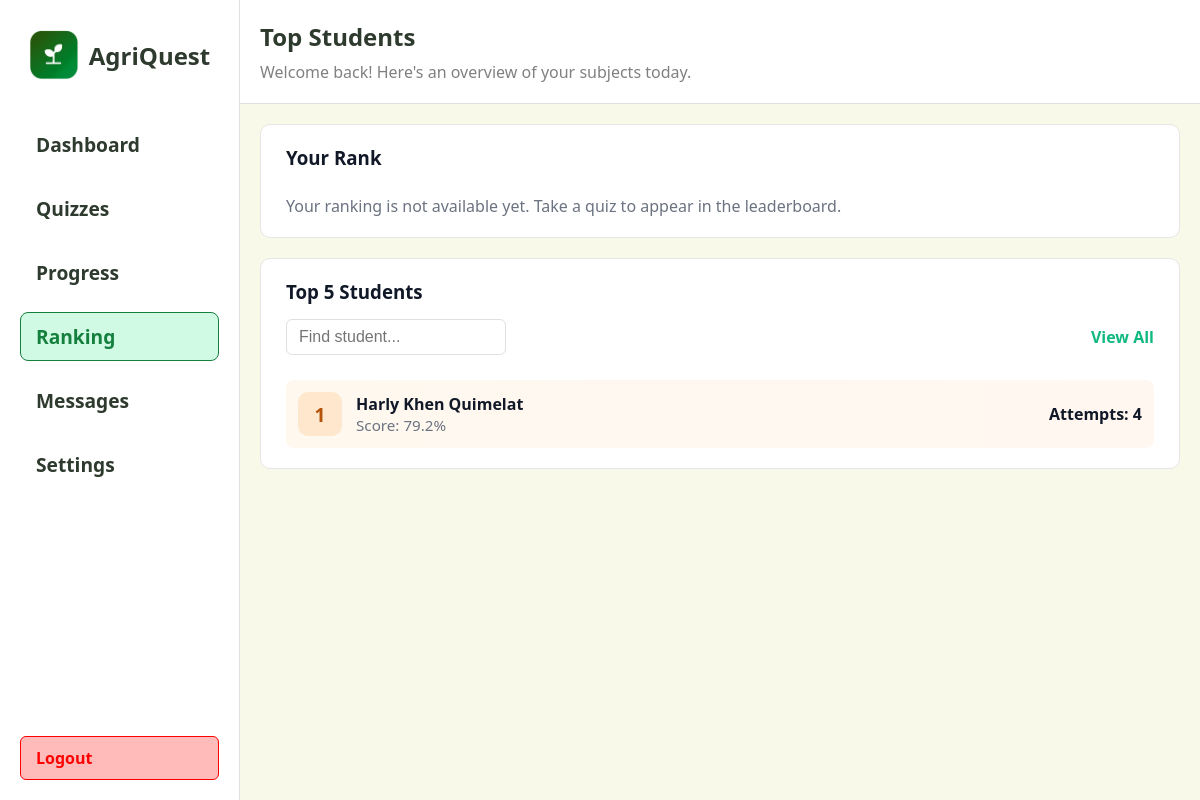
The page /student/ranking on the database its author committed.
### app/models.py (models this page shows, shortened)
class Student(db.Model):
	id = db.Column(db.Integer, primary_key=True)
	name = db.Column(db.String(100), nullable=False)
	email = db.Column(db.String(120), unique=True, nullable=False)
	password_hash = db.Column(db.String(128), nullable=False)
	daily_goal = db.Column(db.Integer, nullable=False, default=1)
	weekly_goal = db.Column(db.Integer, nullable=False, default=5)

### app/routes.py (the view)
@main.route("/student/ranking")
def student_ranking():
    student_id = session.get('student_id')
    try:
        averages = (
            db.session.query(
                Student.id.label('student_id'),
                Student.name.label('name'),
                func.avg(QuizAttempt.percent).label('avg_percent'),
                func.count(QuizAttempt.id).label('attempts_count'),
            )
            .join(QuizAttempt, QuizAttempt.student_id == Student.id)
            .filter(QuizAttempt.completed_at != None, QuizAttempt.percent != None)
            .group_by(Student.id)
            .order_by(func.avg(QuizAttempt.percent).desc())
            .all()
        )
        ranked = []
        last_score = None
        current_rank = 0
        dense_rank = 0
        for row in averages:
            avg = float(row.avg_percent) if row.avg_percent is not None else 0.0
            if last_score is None or avg != last_score:
                dense_rank = dense_rank + 1
            last_score = avg
            ranked.append({
                'rank': dense_rank,
                'student_id': row.student_id,
                'name': row.name,
                'avg_percent': round(avg, 1),
                'attempts_count': int(row.attempts_count),
            })
        current_student_rank = None
        current_student_avg = None
        if student_id:
            for s in ranked:
                if s['student_id'] == student_id:
                    current_student_rank = s['rank']
                    current_student_avg = s['avg_percent']
                    break
    except Exception:
        ranked = []
        current_student_rank = None
        current_student_avg = None
    current_student_name = None
    current_student_attempts = 0
    try:
        if student_id:
            s = Student.query.filter_by(id=student_id).first()
            if s:
                current_student_name = s.name
                current_student_attempts = (
                    QuizAttempt.query.filter(QuizAttempt.student_id == student_id, QuizAttempt.completed_at != None).count()
                )
    except Exception:
        current_student_name = current_student_name
        current_student_attempts = current_student_attempts
    top_students = ranked[:5]
    return render_template(
        "student/ranking.html",
        top_students=top_students,
        ranked_students=ranked,
        current_student_rank=current_student_rank,
        current_student_avg=current_student_avg,
        current_student_id=student_id,
        current_student_name=current_student_name,
        current_student_attempts=current_student_attempts,
    )

### app/templates/student/ranking.html (shortened to what this page needs)
<!DOCTYPE html>
<html lang="en">
  <head>
  </head>
  <body>
    <div class="left">
      {% include 'partials/student_sidebar.html' %}
    </div>
    <div class="right">
      <div class="header">
        <div class="header-title">
          <span style="font-size: 1.5rem; font-weight: 700; color: #2d3a2d"
            >Top Students</span
          >
          <span style="font-size: 1rem; color: grey"
            >Welcome back! Here's an overview of your subjects today.</span
          >
        </div>
      </div>
      <div class="section" style="width: 100%;">
        <div class="available-quizzes">
          <div style="display: flex; justify-content: space-between; align-items: center;">
            <h3 style="font-weight: 700; color: #111827;">Your Rank</h3>
          </div>
          {% if current_student_id and current_student_rank is not none %}
            <div style="background: #fff7f0; border-radius: 8px; padding: 12px; display: flex; align-items: center; gap: 14px; margin-top: 10px;">
              <div style="width: 44px; height: 44px; border-radius: 10px; background: #ffe7ce; display: flex; align-items: center; justify-content: center; font-size: 1.5rem; color: #b45309; font-weight:700;">
                <span style="font-size: 1.2rem; font-weight: bold;">{{ current_student_rank }}</span>
              </div>
              <div style="flex: 1;">
                <div style="font-weight: 700; color: #111827;">{{ current_student_name or 'You' }}</div>
                <div style="color: #6b7280; font-size: 0.95rem;">Score: {{ current_student_avg if current_student_avg is not none else '—' }}%</div>
              </div>
              <div style="text-align: right;">
                <div style="font-weight: 600; color: #111827;">Attempts: {{ current_student_attempts }}</div>
              </div>
            </div>
          {% else %}
            <div style="color:#6b7280; margin-top:10px;">Your ranking is not available yet. Take a quiz to appear in the leaderboard.</div>
          {% endif %}
        </div>
        <div class="available-quizzes" style="width: 100%;">
          <h3 style="font-weight: 700; color: #111827;">Top 5 Students</h3>
          <div style="display: flex; justify-content: space-between; align-items: center;">
            <input id="student-search" type="text" placeholder="Find student..." style="padding: 8px 12px; border-radius: 6px; border: 1px solid #e0e0e0; font-size: 1rem; width: 220px;" />
            <a href="#all" style="color: #10b981; text-decoration: none; font-weight: 700">View All</a>
          </div>
          {% if top_students %}
            {% for s in top_students %}
              {% set top_class = ' top-' ~ s.rank if s.rank and s.rank <= 5 else '' %}
              <div class="student-card{{ top_class }}" style="border-radius: 8px; padding: 12px; display: flex; align-items: center; gap: 14px; margin-top: 10px;">
                <div class="rank-badge rank-{{ s.rank if s.rank <= 5 else 'other' }}" style="width: 44px; height: 44px; border-radius: 10px; display:flex; align-items:center; justify-content:center; font-size:1.2rem; font-weight:700;">
                  <span>{{ s.rank }}</span>
                </div>
                <div style="flex:1;">
                  <div style="font-weight:700; color:#111827;">{{ s.name }}</div>
                  <div style="color:#6b7280; font-size:0.95rem;">Score: {{ s.avg_percent }}%</div>
                </div>
                <div style="text-align:right;">
                  <div style="font-weight:600; color:#111827;">Attempts: {{ s.attempts_count }}</div>
                </div>
              </div>
            {% endfor %}
          {% else %}
            <div style="color:#6b7280; margin-top:10px;">No student attempts yet.</div>
          {% endif %}
        </div>
      </div>
    </div>
  </body>
</html>

### app/templates/student/ranking.html (style rules this page uses)
* { box-sizing: border-box; margin: 0; padding: 0; }
body { font-family: "Segoe UI", Tahoma, Geneva, Verdana, sans-serif; background: #f8f9e9; min-height: 100vh; display: flex; }
.left { width: 20%; background: white; padding: 20px; display: flex; flex-direction: column; justify-content: space-between; min-height: 100vh; border-right: 1px solid #e0e0e0; }
.right { height: 100vh; width: 80%; overflow-y: scroll; padding-bottom: 20px; }
.header { width: 100%; background-color: #fff; border-bottom: 1px solid #e0e0e0; margin-bottom: 20px; padding: 20px; display: flex; justify-content: space-between; align-items: center; }
.header-title { display: flex; flex-direction: column; gap: 8px; }
.section { display: flex; flex-direction: column; gap: 20px; padding: 0 20px; margin-top: 20px; }
.available-quizzes { width: 100%; background: white; border-radius: 10px; padding: 20px 25px; border: 1px solid #e6e6e6; display: flex; flex-direction: column; gap: 15px; }
.rank-badge.rank-1 { background: #ffe7ce; color: #b45309; }
.student-card.top-1 { background: linear-gradient(90deg, #fff8ef, #fff7f0); }

### rows shown on the page
Student: rank "1", name "Harly Khen Quimelat", avg_percent "79.2", attempts_count "4"
